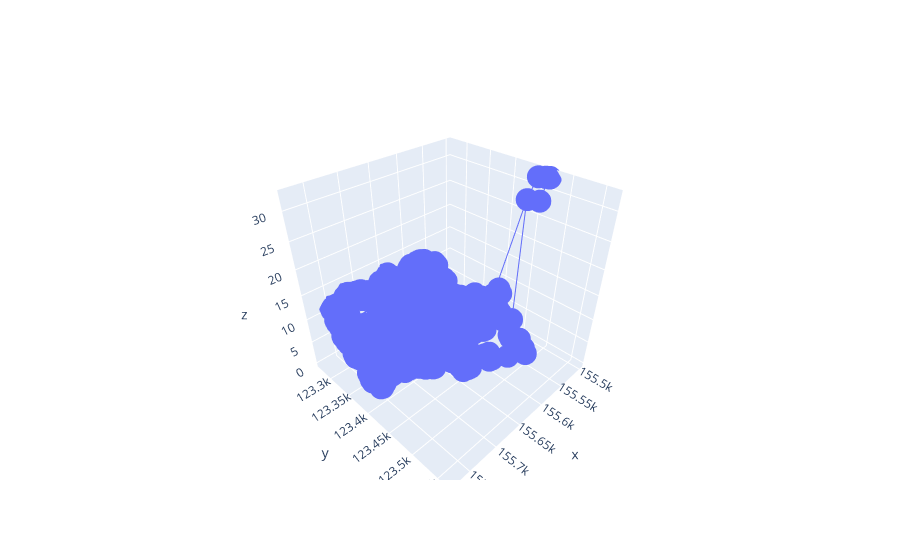

The notebook cell this image was saved under:
### Code cell
# for feature in features:
#     x_3d.append(feature['X'])
#     y_3d.append(feature['Y'])
#     z_3d.append([feature['H_MUR']]*len(feature['X']))

fig = go.Figure(go.Scatter3d(z=z_3d_1, x=x_3d_1, y=y_3d_1,
                           ))
# for feature in features:
#     fig.add_surface(x=feature['X'], y=feature['Y'], z=[feature['H_MUR']]*len(feature['X']),
#                       mode='lines',showlegend=False,
#                       line=dict(color="black", width=5),
#                       surfaceaxis=1,
#                       visible= True,
#                      )
# print(x_3d_1)
# print(y_3d_1)
# print(z_3d_1)
# for t in x_3d:
#     print(t)
fig.show()

### Figure 1 — Plotly figure (JSON) as saved in the notebook; plotly's stock layout.template omitted (floating-point values rounded to 4 significant figures; data arrays with more than 128 entries replaced by an {"elided": "..."} marker saying what was removed)
{"data": [{"type": "scatter3d", "x": {"elided": "2000 int values"}, "y": {"elided": "2000 int values"}, "z": {"elided": "2000 float values"}}], "layout": {}}
